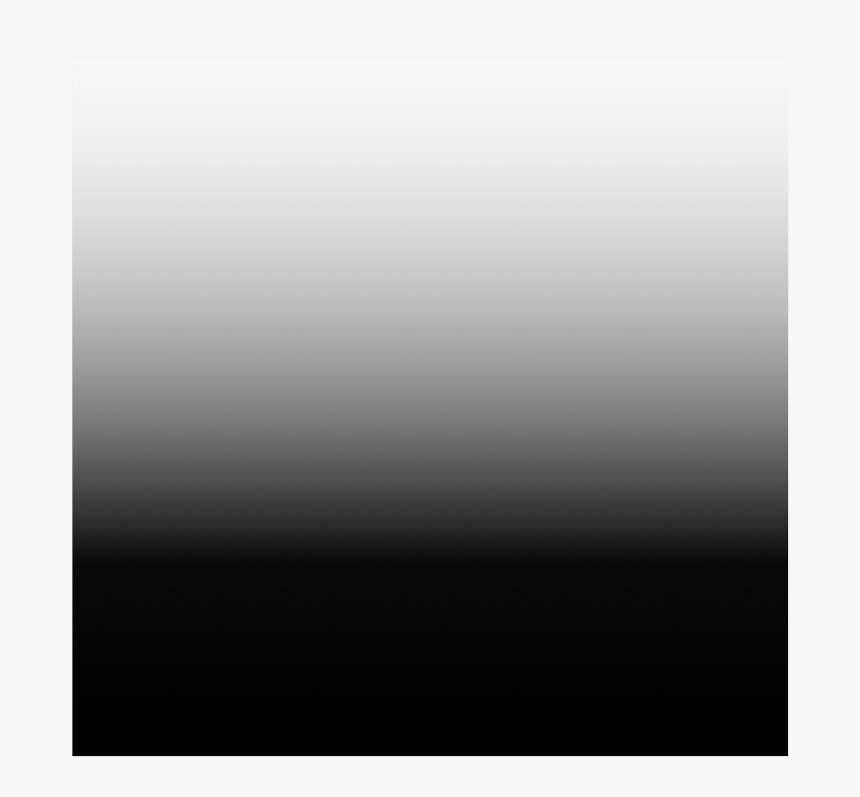
#> input picture gradient.png, 860 x 797 px
$ jupyter execute chap142.ipynb
#> lines starting #> are read from the running program, lines starting #| are printed output that depends on the picture; after the words box and inside, x2 and y2 are one past the last pixel; in counts of white or black regions, pixels touching at a corner belong together
#### 1.4.2  Image Thresholding

[cell 1]
import cv2
import numpy as np
from matplotlib import pyplot as plt

[cell 2]
img = cv2.imread('gradient.png',0)
#> img: shape (797, 860); min 0, max 248, mean 155
ret,thresh1 = cv2.threshold(img,127,255,cv2.THRESH_BINARY)
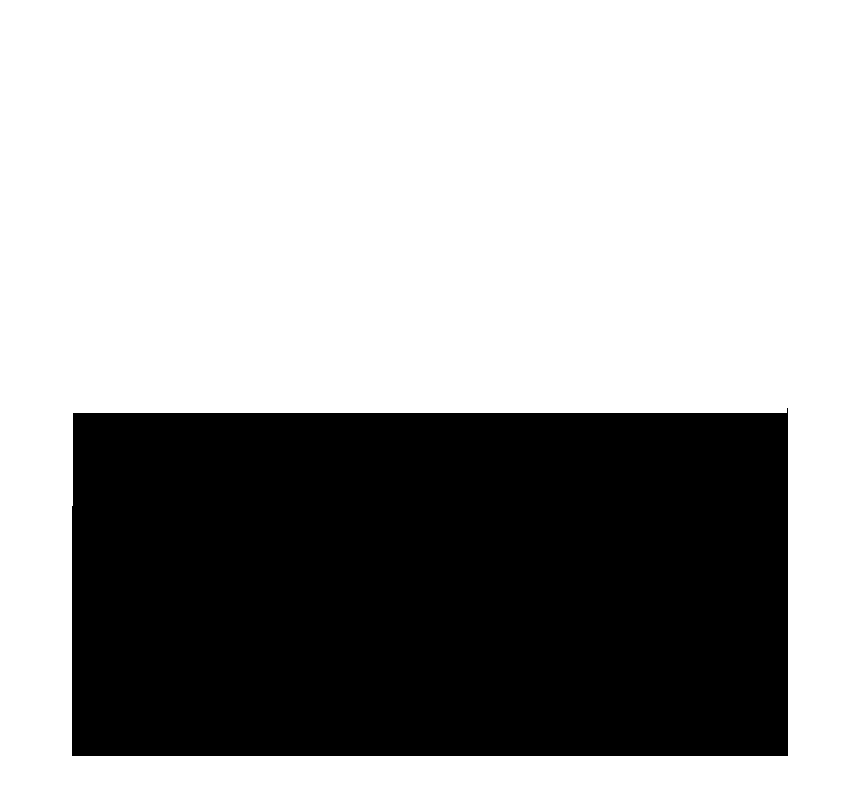
#> thresh1: shape (797, 860); 64.2% white; 1 black region, box (x1, y1, x2, y2) and area: (72, 408, 788, 756) 245500
ret,thresh2 = cv2.threshold(img,127,255,cv2.THRESH_BINARY_INV)
ret,thresh3 = cv2.threshold(img,127,255,cv2.THRESH_TRUNC)
ret,thresh4 = cv2.threshold(img,127,255,cv2.THRESH_TOZERO)
ret,thresh5 = cv2.threshold(img,127,255,cv2.THRESH_TOZERO_INV)
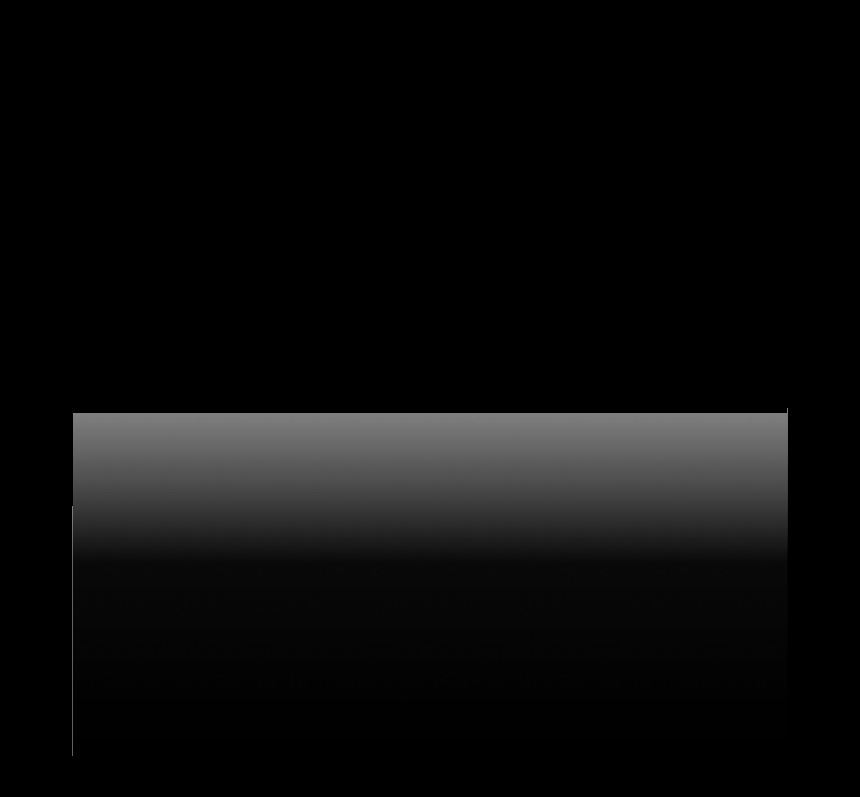
#> thresh5: shape (797, 860); min 0, max 127, mean 11.9

titles = ['Original Image','BINARY','BINARY_INV','TRUNC','TOZERO','TOZERO_INV']
images = [img, thresh1, thresh2, thresh3, thresh4, thresh5]

for i in range(6):
    plt.subplot(2,3,i+1),plt.imshow(images[i],'gray')
    plt.title(titles[i])
    plt.xticks([]),plt.yticks([])
plt.show()

[cell 3]
img = cv2.imread('sIMG_2168.jpg',0)
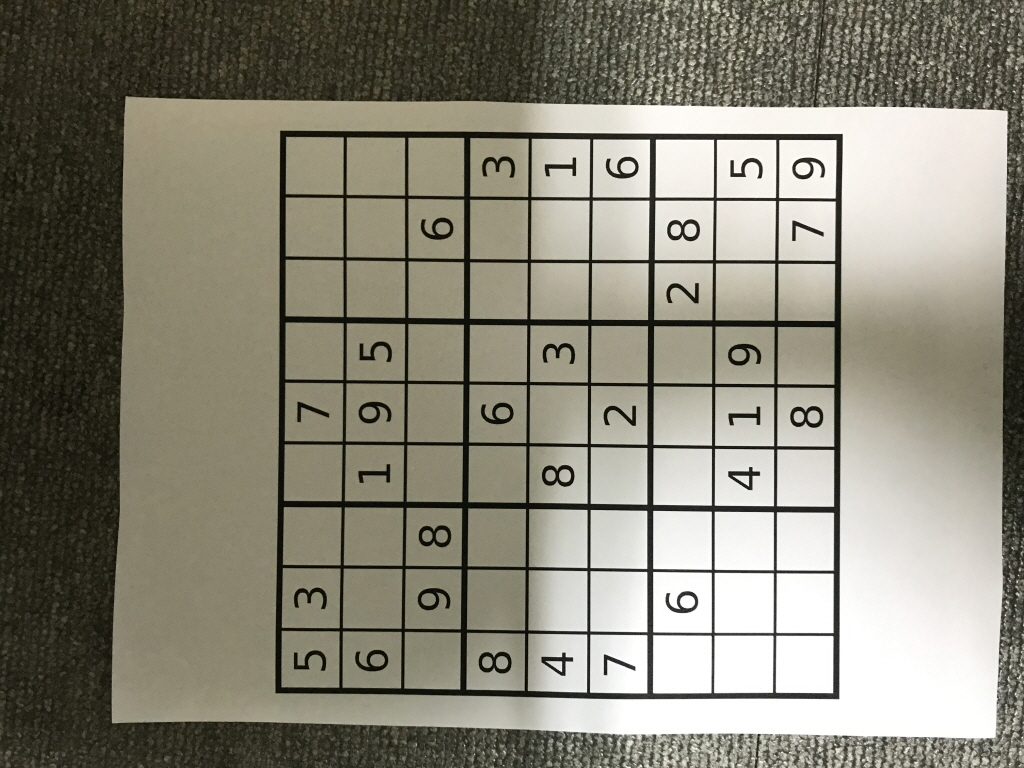
#> input picture sIMG_2168.jpg, 1024 x 768 px
#> img: shape (768, 1024); min 2, max 255, mean 133.4
img = cv2.medianBlur(img,5)

ret,th1 = cv2.threshold(img,127,255,cv2.THRESH_BINARY)
#> th1: shape (768, 1024); 64% white; 152 black regions (71 under 20 px), largest, box (x1, y1, x2, y2) and area: (0, 0, 1024, 768) 217949, (275, 130, 843, 699) 51300, (418, 525, 452, 548) 458
th2 = cv2.adaptiveThreshold(img,255,cv2.ADAPTIVE_THRESH_MEAN_C, cv2.THRESH_BINARY,11,2)
#> th2: shape (768, 1024); 77.9% white; 1908 black regions (1496 under 20 px), largest, box (x1, y1, x2, y2) and area: (90, 0, 1024, 768) 53601, (275, 131, 843, 699) 49735, (715, 733, 975, 768) 3942
th3 = cv2.adaptiveThreshold(img,255,cv2.ADAPTIVE_THRESH_GAUSSIAN_C, cv2.THRESH_BINARY,11,2)
#> th3: shape (768, 1024); 80.8% white; 1998 black regions (1327 under 20 px), largest, box (x1, y1, x2, y2) and area: (275, 131, 843, 699) 48667, (99, 0, 1024, 768) 40749, (747, 734, 899, 768) 1958

titles = ['Original Image', 'Global Thresholding (v = 127)', 'Adaptive Mean Thresholding', 'Adaptive Gaussian Thresholding']

images = [img, th1, th2, th3]
for i in range(4):
    plt.subplot(2,2,i+1),plt.imshow(images[i],'gray')
    plt.title(titles[i])
    plt.xticks([]),plt.yticks([])
plt.show()

[cell 4]
img=cv2.imread('sIMG_2168.jpg',0)

ret1,th1=cv2.threshold(img,127,255,cv2.THRESH_BINARY)
#> th1: shape (768, 1024); 64.3% white; 1651 black regions (1570 under 20 px), largest, box (x1, y1, x2, y2) and area: (0, 0, 1024, 768) 212105, (274, 130, 843, 699) 51327, (831, 735, 897, 768) 840
ret2,th2=cv2.threshold(img,0,255,cv2.THRESH_BINARY+cv2.THRESH_OTSU)
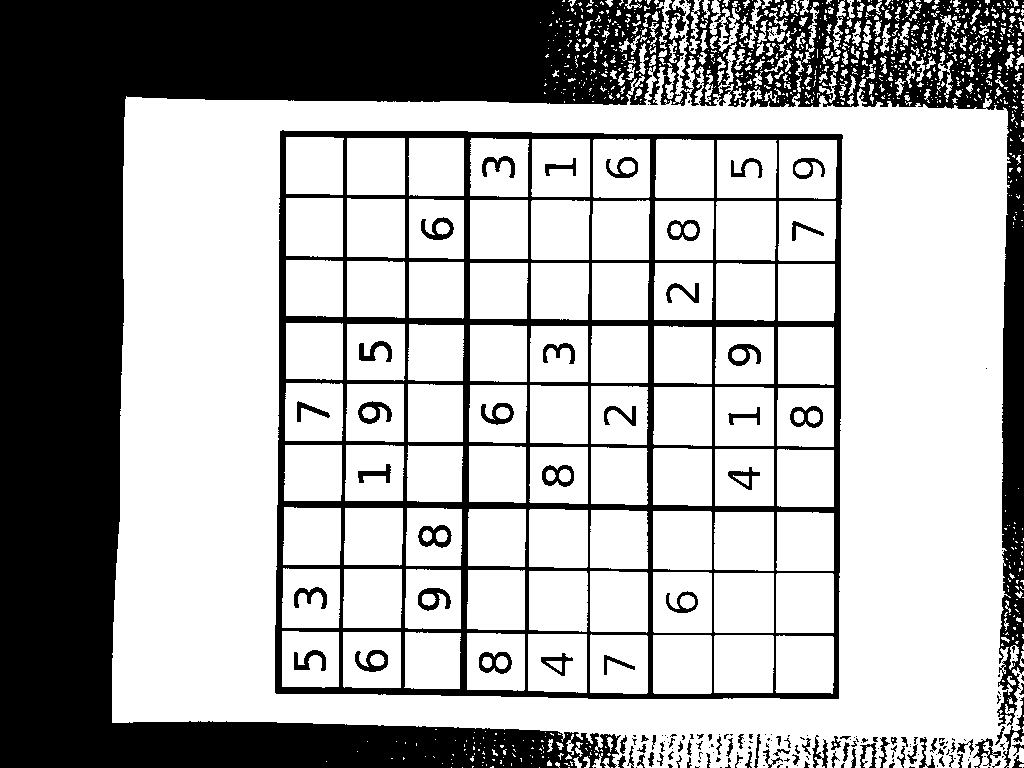
#> th2: shape (768, 1024); 66.7% white; 234 black regions (139 under 20 px), largest, box (x1, y1, x2, y2) and area: (0, 0, 1024, 768) 200577, (275, 130, 843, 699) 48421, (418, 525, 452, 548) 399
#> ret2 = 111

blur=cv2.GaussianBlur(img,(5,5),0)
ret3,th3=cv2.threshold(blur,0,255,cv2.THRESH_BINARY+cv2.THRESH_OTSU)
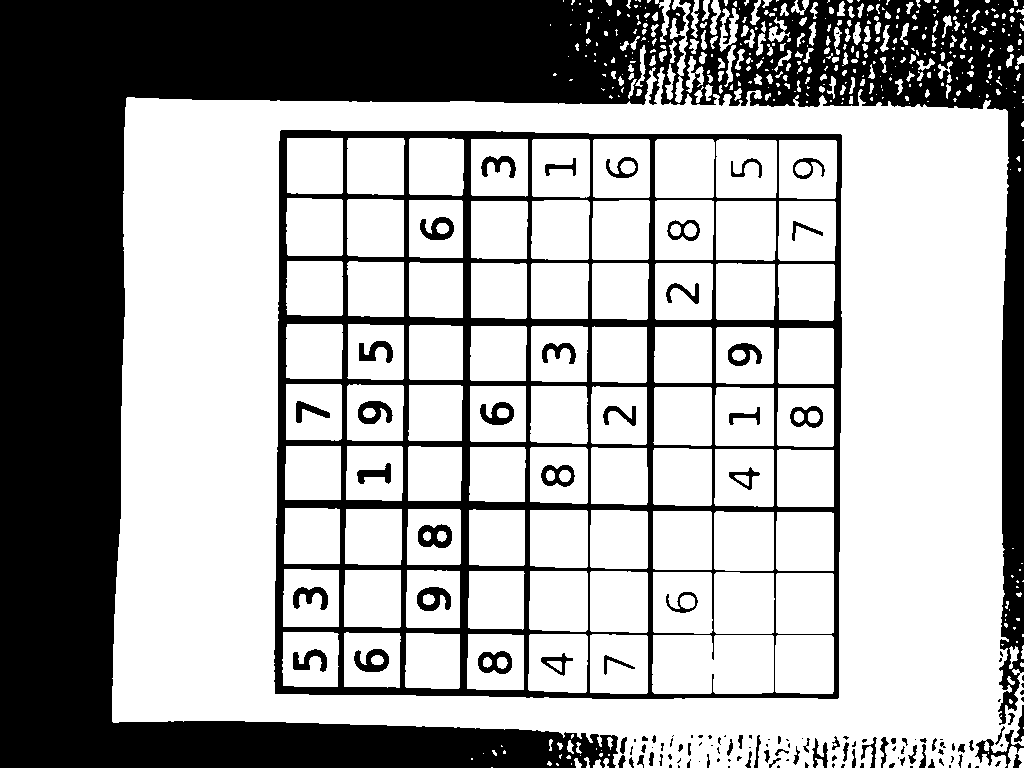
#> th3: shape (768, 1024); 65.2% white; 144 black regions (64 under 20 px), largest, box (x1, y1, x2, y2) and area: (0, 0, 1024, 768) 206060, (274, 130, 842, 699) 54281, (418, 524, 452, 548) 532
#> ret3 = 115

images=[img,0,th1,img,0,th2,blur,0,th3]

titles=['OriginalNoisyImage','Histogram','GlobalThresholding(v=127)', 'OriginalNoisyImage', 'Histogram',"Otsu'sThresholding", 'GaussianfilteredImage','Histogram',"Otsu'sThresholding"]

for i in range(3):
    plt.subplot(3,3,i*3+1),plt.imshow(images[i*3],'gray')
    plt.title(titles[i*3]),plt.xticks([]),plt.yticks([])
    plt.subplot(3,3,i*3+2),plt.hist(images[i*3].ravel(),256)
    plt.title(titles[i*3+1]),plt.xticks([]),plt.yticks([])
    plt.subplot(3,3,i*3+3),plt.imshow(images[i*3+2],'gray')
    plt.title(titles[i*3+2]),plt.xticks([]),plt.yticks([])
plt.show()
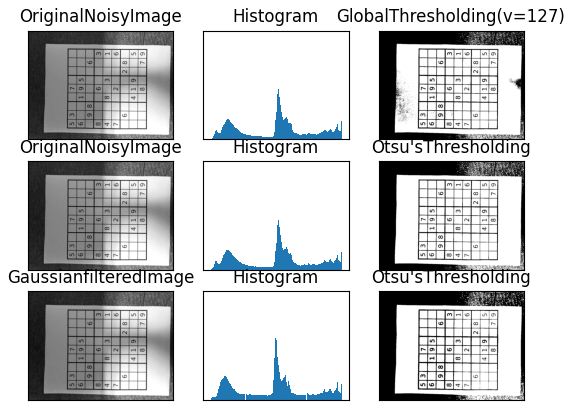
#> figure drawn by matplotlib, 9 panels
